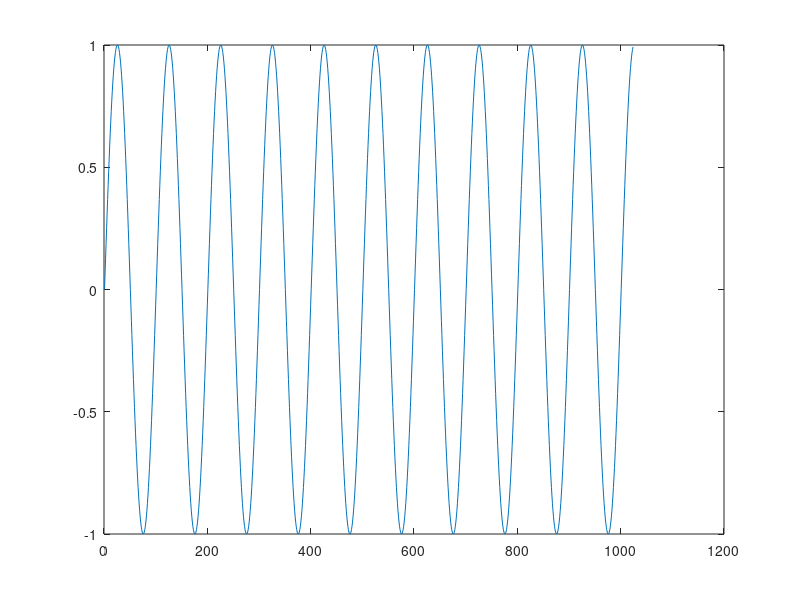
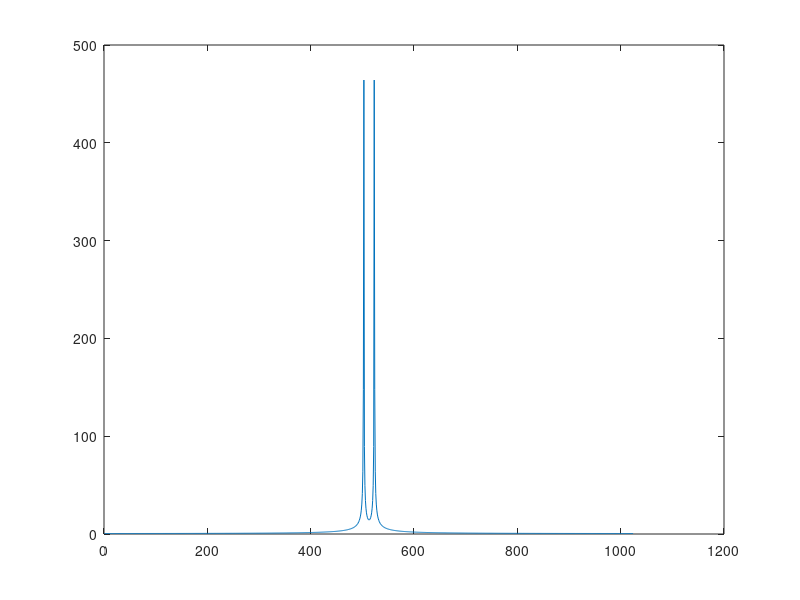
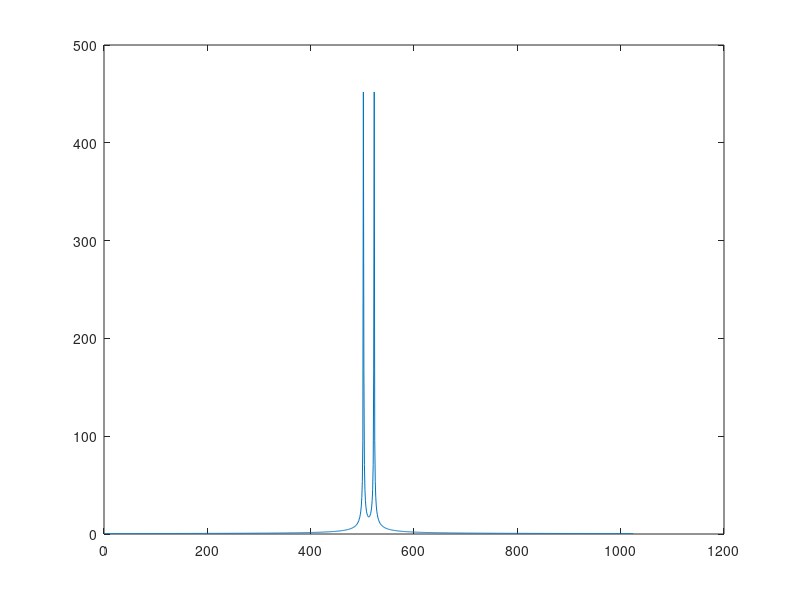

Source code (MATLAB) for these figures, in order: (Note: this script raises an error after producing the figures.)
clc
clear
close all

%%
j=sqrt(-1);
L=1024;
n=0:L-1;
%f_n=rand(1,L);
f_n=sin(2*pi*0.01*n);
%f_n=f_n-mean(f_n);
F=fftshift(fft(f_n));

w=pi*linspace(-1,1,L);
z=exp(j*w);
for ii=1:L
    F_z(ii)=sum(f_n.*(z(ii).^n));
end

figure
plot(f_n)
figure
plot(abs(F))
figure
plot(abs(F_z))

%% initial value theorem
syms y x 
y=cos(x);
z=10000000;
ztrans(y,x,z)